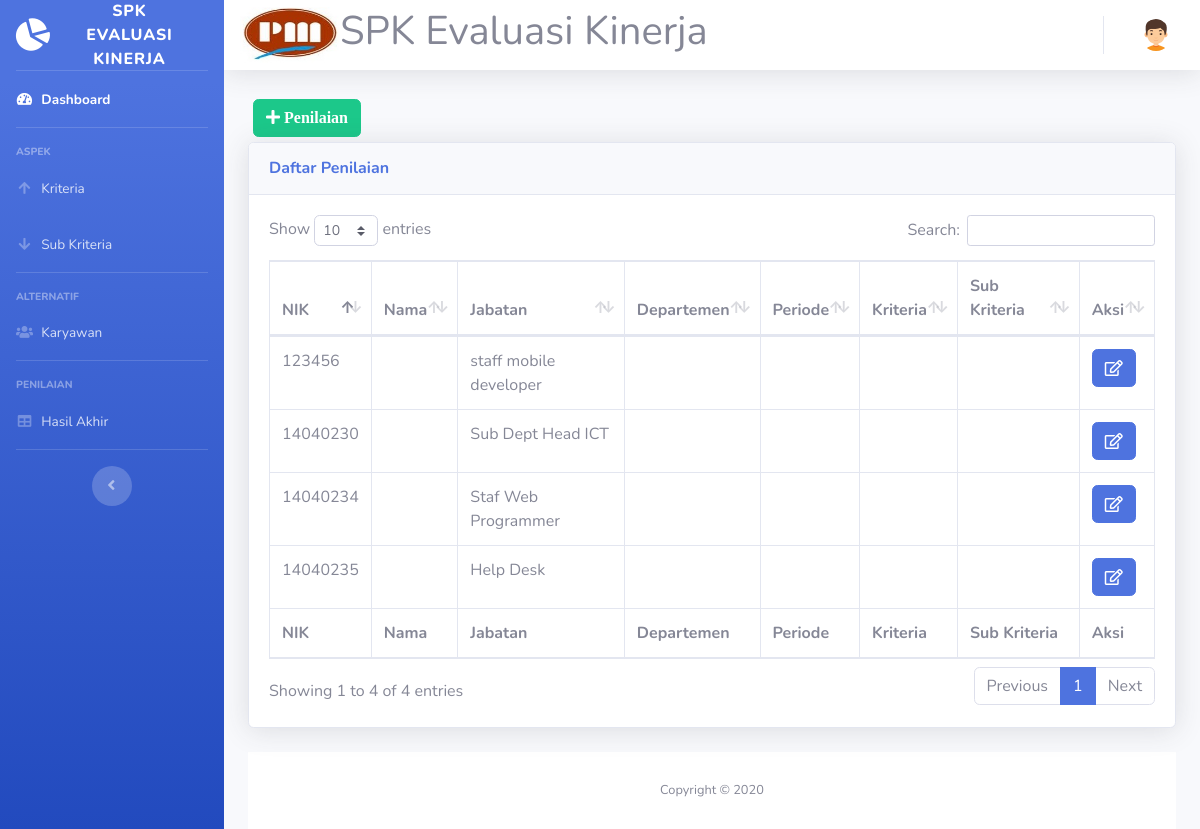
/nilai.php (signed in), run on the app's committed database.
### tables this page shows
CREATE TABLE `nilai` (
  `id_nilai` int(11) NOT NULL,
  `nik` int(11) NOT NULL,
  `tgl_nilai` date NOT NULL,
  `jabatan` varchar(40) NOT NULL
);

### nilai.php (the view, shortened to what this page needs)
<!DOCTYPE html>
<html lang="en">
<head>
  <link href="vendor/fontawesome-free/css/all.min.css" rel="stylesheet" type="text/css">
  <link href="css/sb-admin-2.min.css" rel="stylesheet">
  <link href="vendor/datatables/dataTables.bootstrap4.min.css" rel="stylesheet">
</head>
<body id="page-top">
  <?php require 'koneksi.php'; ?>
  <?php require 'sidebar.php'; ?>
  <div id="content">
    <?php require 'navbar.php'; ?>
    <div class="container-fluid">
      <button type="button" class="btn btn-success" style="margin:5px" data-toggle="modal" data-target="#myModalTambah"><i class="fa fa-plus"> Penilaian</i></button><br>
      <div class="card shadow mb-4">
        <div class="card-header py-3">
          <h6 class="m-0 font-weight-bold text-primary">Daftar Penilaian</h6>
        </div>
        <div class="card-body">
          <div class="table-responsive">
            <table class="table table-bordered" id="dataTable" width="100%" cellspacing="0">
              <thead>
                <tr>
                  <th>NIK</th>
                  <th>Nama</th>
                  <th>Jabatan</th>
                  <th>Departemen</th>
                  <th>Periode</th>
                  <th>Kriteria</th>
                  <th>Sub Kriteria</th>
                  <th>Aksi</th>
                </tr>
              </thead>
              <tfoot>
                <tr>
                  <th>NIK</th>
                  <th>Nama</th>
                  <th>Jabatan</th>
                  <th>Departemen</th>
                  <th>Periode</th>
                  <th>Kriteria</th>
                  <th>Sub Kriteria</th>
                  <th>Aksi</th>
                </tr>
              </tfoot>
              <tbody>
                <?php
                $query = mysqli_query($koneksi,"SELECT * FROM nilai");
                while ($data = mysqli_fetch_assoc($query))
                {
                  ?>
                  <tr>
                    <td><?=$data['nik']?></td>
                    <td><?=$data['nama']?></td>
                    <td><?=$data['jabatan']?></td>
                    <td><?=$data['departemen']?></td>
                    <td><?=$data['periode']?></td>
                    <td><?=$data['kriteria']?></td>
                    <td><?=$data['subkriteria']?></td>
                    <td>
                      <a href="#" type="button" class=" fa fa-edit btn btn-primary btn-md" data-toggle="modal" data-target="#myModal<?php echo $data['id_nilai']; ?>"></a>
                    </td>
                  </tr>
                    </div>
                    <?php
                  }
                  ?>
            </div>
          </div>
        </div>
        <?php require 'footer.php'?>
  </body>
  </html>

### data on the page
nilai: nik "14040230", jabatan "Sub Dept Head ICT"
nilai: nik "14040235", jabatan "Help Desk"
nilai: nik "14040234", jabatan "Staf Web Programmer"
nilai: nik "123456", jabatan "staff mobile developer"
